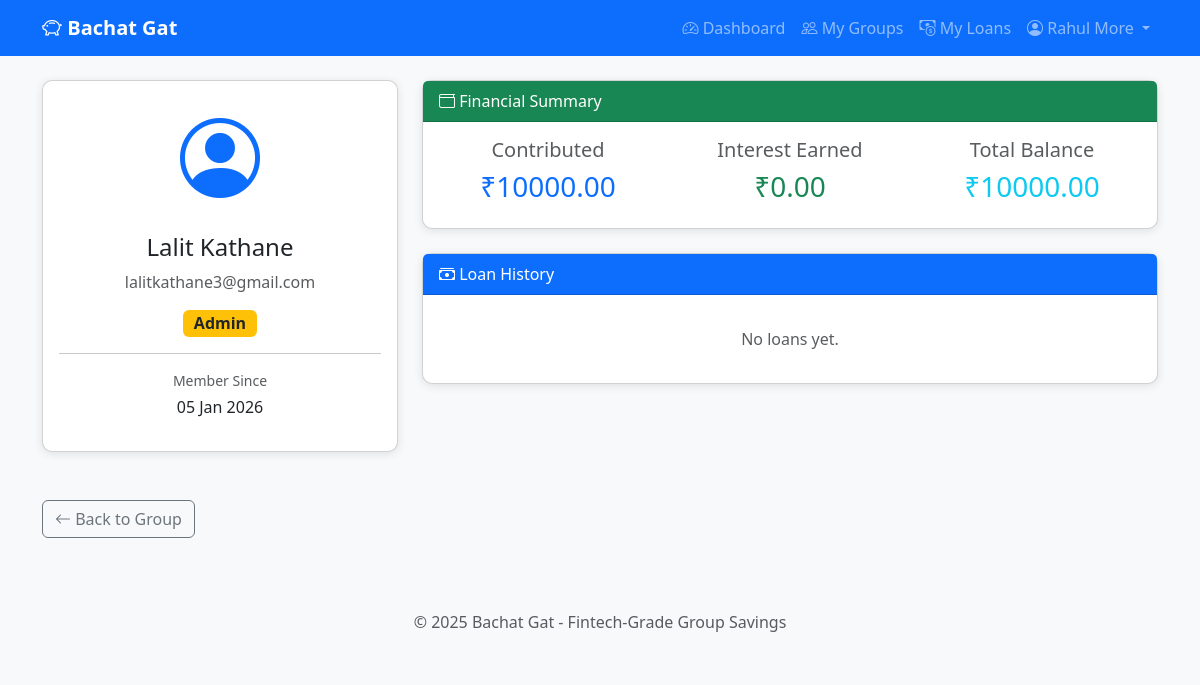
The app's page /groups/1/member/1 (signed in) with its own data.
### app/models.py (models this page shows, shortened)
class User(UserMixin, db.Model):
    __tablename__ = 'users'
    id = db.Column(db.Integer, primary_key=True)
    name = db.Column(db.String(100), nullable=False)
    email = db.Column(db.String(120), unique=True, nullable=False)
    password_hash = db.Column(db.String(256), nullable=False)
    phone = db.Column(db.String(20), nullable=True)
    created_at = db.Column(db.DateTime, default=datetime.utcnow)
    updated_at = db.Column(db.DateTime, default=datetime.utcnow, onupdate=datetime.utcnow)
    groups_created = db.relationship('Group', backref='creator', lazy='dynamic')
    memberships = db.relationship('GroupMember', backref='user', lazy='dynamic',
                                  foreign_keys='GroupMember.user_id')
    loan_requests = db.relationship('LoanRequest', backref='requester', lazy='dynamic',
                                    foreign_keys='LoanRequest.requested_by')
    approvals = db.relationship('LoanApproval', backref='approver', lazy='dynamic')
    contributions = db.relationship('MemberContribution', backref='contributor', lazy='dynamic')
    repayments = db.relationship('LoanRepayment', backref='payer', lazy='dynamic',
                                 foreign_keys='LoanRepayment.paid_by')
    member_ledgers = db.relationship('MemberLedger', backref='member', lazy='dynamic')

class GroupMember(db.Model):
    __tablename__ = 'group_members'
    id = db.Column(db.Integer, primary_key=True)
    group_id = db.Column(db.Integer, db.ForeignKey('groups.id'), nullable=False)
    user_id = db.Column(db.Integer, db.ForeignKey('users.id'), nullable=False)
    role = db.Column(db.String(20), default=MemberRole.MEMBER.value)
    is_active = db.Column(db.Boolean, default=True, nullable=False)
    deleted_at = db.Column(db.DateTime, nullable=True)
    deleted_reason = db.Column(db.String(255), nullable=True)
    joined_at = db.Column(db.DateTime, default=datetime.utcnow)
    updated_at = db.Column(db.DateTime, default=datetime.utcnow, onupdate=datetime.utcnow)
    __table_args__ = (
        db.UniqueConstraint('group_id', 'user_id', 'is_active',
                            name='unique_active_group_member'),
    )

class MemberLedger(db.Model):
    __tablename__ = 'member_ledgers'
    id = db.Column(db.Integer, primary_key=True)
    wallet_id = db.Column(db.Integer, db.ForeignKey('group_wallets.id'), nullable=False)
    user_id = db.Column(db.Integer, db.ForeignKey('users.id'), nullable=False)
    principal_contributed = db.Column(db.Float, default=0.0, nullable=False)
    interest_earned = db.Column(db.Float, default=0.0, nullable=False)
    total_balance = db.Column(db.Float, default=0.0, nullable=False)  # principal + interest
    last_contribution_at = db.Column(db.DateTime, nullable=True)
    last_interest_credit_at = db.Column(db.DateTime, nullable=True)
    created_at = db.Column(db.DateTime, default=datetime.utcnow)
    updated_at = db.Column(db.DateTime, default=datetime.utcnow, onupdate=datetime.utcnow)
    __table_args__ = (
        db.UniqueConstraint('wallet_id', 'user_id', name='unique_member_ledger'),
    )

### app/routes/groups.py (the view)
@groups_bp.route('/groups/<int:group_id>/member/<int:user_id>')
@login_required
def view_member(group_id, user_id):
    group = Group.query.get_or_404(group_id)
    if not is_group_member(current_user.id, group_id):
        flash('You are not a member of this group!', 'danger')
        return redirect(url_for('groups.list_groups'))
    member = User.query.get_or_404(user_id)
    membership = GroupMember.query.filter_by(
        group_id=group_id,
        user_id=user_id,
        is_active=True
    ).first_or_404()
    from app.models import MemberLedger
    ledger = MemberLedger.query.filter_by(
        wallet_id=group.wallet.id,
        user_id=user_id
    ).first()
    from app.models import LoanRequest
    loans = LoanRequest.query.filter_by(
        group_id=group_id,
        requested_by=user_id,
        is_active=True
    ).all()
    return render_template(
        'groups/member_profile.html',
        group=group,
        member=member,
        membership=membership,
        ledger=ledger,
        loans=loans
    )

### app/__init__.py (called while the page is built)
def create_app():
    app = Flask(__name__)
    app.config.from_object(Config)
    db.init_app(app)
    login_manager.init_app(app)
    from app.models import User
    @login_manager.user_loader
    def load_user(user_id):
        return User.query.get(int(user_id))
    from app.routes.auth import auth_bp
    from app.routes.groups import groups_bp
    from app.routes.loans import loans_bp
    from app.routes.wallet import wallet_bp
    from app.routes.admin import admin_bp  # NEW
    app.register_blueprint(auth_bp)
    app.register_blueprint(groups_bp)
    app.register_blueprint(loans_bp)
    app.register_blueprint(wallet_bp)
    app.register_blueprint(admin_bp)  # NEW
    with app.app_context():
        db.create_all()
        print("✅ Database tables created!")
    return app

### app/services/authorization_service.py (called while the page is built)
def is_group_member(user_id, group_id):
    membership = GroupMember.query.filter_by(
        user_id=user_id,
        group_id=group_id,
        is_active=True
    ).first()
    return membership is not None

### app/templates/groups/member_profile.html (shortened to what this page needs)
{% extends 'base.html' %}
{% block content %}
<div class="row">
    <div class="col-md-4 mb-4">
        <div class="card">
            <div class="card-body text-center">
                <i class="bi bi-person-circle text-primary" style="font-size: 5rem;"></i>
                <h4 class="mt-3">{{ member.name }}</h4>
                <p class="text-muted">{{ member.email }}</p>
                {% if membership.role == 'admin' %}
                <span class="badge bg-warning text-dark fs-6">Admin</span>
                {% else %}
                <span class="badge bg-secondary fs-6">Member</span>
                {% endif %}
                <hr>
                <p class="text-muted small mb-1">Member Since</p>
                <p>{{ membership.joined_at.strftime('%d %b %Y') }}</p>
            </div>
        </div>
    </div>
    <div class="col-md-8">
        {% if ledger %}
        <div class="card mb-4">
            <div class="card-header bg-success text-white">
                <i class="bi bi-wallet"></i> Financial Summary
            </div>
            <div class="card-body">
                <div class="row text-center">
                    <div class="col-md-4">
                        <h5 class="text-muted">Contributed</h5>
                        <h3 class="text-primary">₹{{ "%.2f"|format(ledger.principal_contributed) }}</h3>
                    </div>
                    <div class="col-md-4">
                        <h5 class="text-muted">Interest Earned</h5>
                        <h3 class="text-success">₹{{ "%.2f"|format(ledger.interest_earned) }}</h3>
                    </div>
                    <div class="col-md-4">
                        <h5 class="text-muted">Total Balance</h5>
                        <h3 class="text-info">₹{{ "%.2f"|format(ledger.total_balance) }}</h3>
                    </div>
                </div>
            </div>
        </div>
        {% endif %}
        <div class="card">
            <div class="card-header bg-primary text-white">
                <i class="bi bi-cash-stack"></i> Loan History
            </div>
            <div class="card-body">
                {% if loans %}
                <div class="table-responsive">
                    <table class="table">
                        <thead>
                            <tr>
                                <th>Amount</th>
                                <th>Status</th>
                                <th>Date</th>
                            </tr>
                        </thead>
                        <tbody>
                            {% for loan in loans %}
                            <tr>
                                <td>₹{{ "%.0f"|format(loan.amount) }}</td>
                                <td><span class="badge bg-secondary">{{ loan.status }}</span></td>
                                <td>{{ loan.created_at.strftime('%d %b %Y') }}</td>
                            </tr>
                            {% endfor %}
                        </tbody>
                    </table>
                </div>
                {% else %}
                <p class="text-muted text-center py-3 mb-0">No loans yet.</p>
                {% endif %}
            </div>
        </div>
    </div>
</div>
<div class="mt-4">
    <a href="{{ url_for('groups.view_group', group_id=group.id) }}" class="btn btn-outline-secondary">
        <i class="bi bi-arrow-left"></i> Back to Group
    </a>
</div>
{% endblock %}

### app/templates/base.html (shortened to what this page needs)
<!DOCTYPE html>
<html lang="en">
<head>
    <link href="https://cdn.jsdelivr.net/npm/bootstrap@5.3.0/dist/css/bootstrap.min.css" rel="stylesheet">
    <link href="https://cdn.jsdelivr.net/npm/bootstrap-icons@1.10.0/font/bootstrap-icons.css" rel="stylesheet">
</head>
<body>
    <nav class="navbar navbar-expand-lg navbar-dark bg-primary">
        <div class="container">
            <a class="navbar-brand" href="{{ url_for('auth.home') }}">
                <i class="bi bi-piggy-bank"></i> Bachat Gat
            </a>
            <div class="collapse navbar-collapse" id="navbarNav">
                <ul class="navbar-nav ms-auto">
                    {% if current_user.is_authenticated %}
                        <li class="nav-item">
                            <a class="nav-link" href="{{ url_for('auth.dashboard') }}">
                                <i class="bi bi-speedometer2"></i> Dashboard
                            </a>
                        </li>
                        <li class="nav-item">
                            <a class="nav-link" href="{{ url_for('groups.list_groups') }}">
                                <i class="bi bi-people"></i> My Groups
                            </a>
                        </li>
                        <li class="nav-item position-relative">
                            <a class="nav-link" href="{{ url_for('loans.my_loans') }}">
                                <i class="bi bi-cash-coin"></i> My Loans
                            </a>
                        </li>
                        <li class="nav-item dropdown">
                            <a class="nav-link dropdown-toggle" href="#" id="userDropdown"
                               role="button" data-bs-toggle="dropdown">
                                <i class="bi bi-person-circle"></i> {{ current_user.name }}
                            </a>
                        </li>
                    {% endif %}
                </ul>
            </div>
        </div>
    </nav>
    <main class="container mt-4 mb-5">
        {% block content %}{% endblock %}
    </main>
    <footer class="text-center py-4 mt-5 bg-light">
        <p class="text-muted mb-0">&copy; 2025 Bachat Gat - Fintech-Grade Group Savings</p>
    </footer>
</body>
</html>

### app/templates/base.html (style rules this page uses)
body { background-color: #f8f9fa; }
.navbar-brand { font-weight: bold; }
.card { box-shadow: 0 2px 10px rgba(0,0,0,0.1); border-radius: 10px; }

### records on screen
User: name "Rahul More"
User: name "Lalit Kathane", email "lalitkathane3@gmail.com"
GroupMember: joined_at "05 Jan 2026"
MemberLedger: principal_contributed "10000.00", interest_earned "0.00", total_balance "10000.00"
